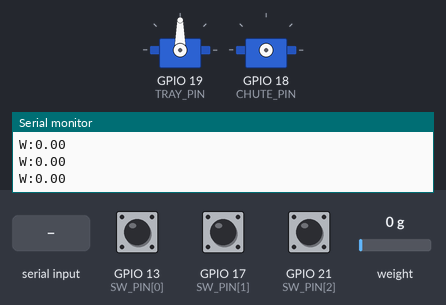
Recording of a sketch running on a simulated ESP32. Parts: 2 × servo, the last lines printed to the serial monitor. Inputs (shaded band) come from the test bench; at power-on: GPIO 13 (SW_PIN[0]) HIGH, GPIO 21 (SW_PIN[2]) HIGH, GPIO 17 (SW_PIN[1]) HIGH, weight on the scale 0 g. EEPROM starts erased.

Above: at 2.2 s.
2.3 s: "1\n" received over Serial
3.8 s: GPIO 13 (SW_PIN[0]) pulled LOW for 0.15 s
At 6.0 s:
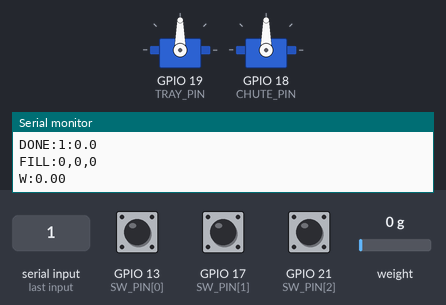
6.3 s: "3\n" received over Serial
At 7.5 s:
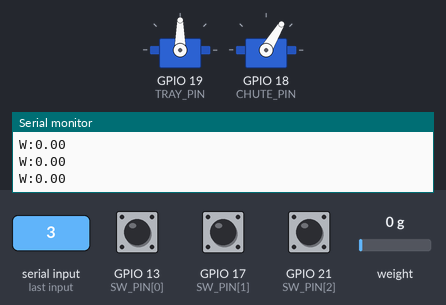
9.4 s: GPIO 21 (SW_PIN[2]) pulled LOW for 1 s
At 10.2 s:
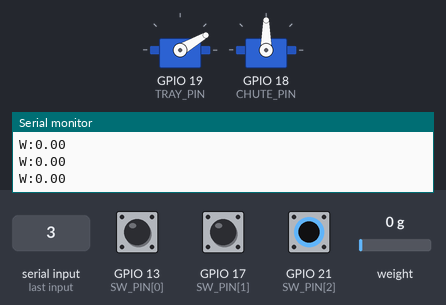
Timing chart, 0 to 12.4 s (numbered marks = the images above; inputs shaded):
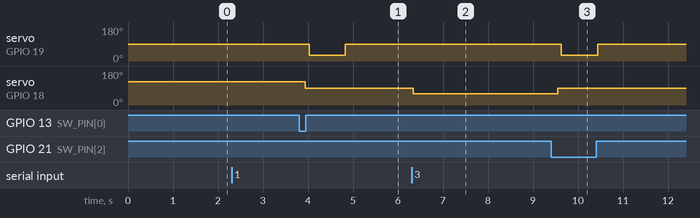

Measured:
- after the input at 3.8 s, servo on GPIO 19 (TRAY_PIN): 90° → 30° after 0.22 s, → 90° 0.81 s later; servo on GPIO 18 (CHUTE_PIN): 122° → 90° after 0.14 s
- after the input at 6.3 s, servo on GPIO 18 (CHUTE_PIN): 90° → 59° at once
- after the input at 9.4 s, servo on GPIO 19 (TRAY_PIN): 90° → 30° after 0.23 s, → 90° 0.81 s later; servo on GPIO 18 (CHUTE_PIN): 59° → 90° after 0.15 s instead of 5.0 s

The sketch:

ecoreward_bin_perfboard.ino
```cpp
// ECOReward Bin — ESP32 firmware for app.py
// CHUTE: 360° continuous servo + 3 limit switches (one per bin)
// TRAY : 180° servo that swings the board away so the wall drops the item
//
// HOW THE CHUTE MOVES
//   The chute stays still until app.py sends 1, 2 or 3 (after the scan).
//   It then spins toward that bin and stops ONLY on that bin's switch.
//   Other switches it passes on the way are ignored.
//   No spinning at power-up: the first sort finds its way by turning forward.
//
// app.py -> ESP32:  P ping · T tare · 1/2/3 sort into Biodegradable / Recyclable / Residual
// ESP32 -> app.py:  READY · PONG · W:<g> every 200 ms · OK:<n> · DONE:<n>:<g> · JAM:<n> · FILL:<b>,<r>,<s> · ERR:<text>
//
// SETUP COMMANDS (Arduino Serial Monitor, 115200, "New Line"; replies start with "#", app.py ignores them)
//   QUIET           hide/show the W: weight lines (easier to read the # progress lines)
//   LOG             turn the # progress lines off/on
//   INFO            show all settings          SW     show the 3 limit switches
//   STATUS          one line: chute, tray, switches, weight
//   TEST1 TEST2 TEST3  full sort test without app.py (chute -> tray drops -> back)
//   SPIN+  SPIN-    spin the chute (test)      SPIN0  stop it
//   GO1 GO2 GO3     move the chute to a bin only (no tray)
//   FLIP            reverse the chute's "forward" direction
//   SET STOP 1500   chute stop pulse (µs) – raise/lower until the chute stands still at SPIN0
//   SET SPEED 120   chute speed (µs away from STOP; smaller = slower)
//   SET CREEP 0     ms to keep turning after the switch clicks (centres the opening)
//   Y30             move the tray to 30° (test)
//   SET FLAT 90     tray closed angle          SET OPEN 30   tray swung-away angle
//   K100            calibrate the scale with a known 100 g item (zero first with T)
//   SAVE / RESET    keep settings in the ESP32 / back to defaults
//
// WIRING
//   Chute 360° servo signal -> G18 (J2)      Tray servo signal -> G19 (J3)      (power from the perfboard)
//   Limit switches (end switches): black C -> G, white NO -> S pin of  Bio = P13 · Rec = P17 (TX2) · Res = P21   (NC unused)
//   HX711: VCC 3V3, GND G, DT P16, SCK P4
//   HC-SR04 fill sensors: NOT CONNECTED for now (HAS_FILL_SENSORS = false, the kiosk gets FILL:0,0,0)
//                         later: TRIG P25/P26/P27, ECHO P32/P33/P34 through the perfboard dividers
// Libraries: "ESP32Servo", "HX711 Arduino Library" (bogde). Board: ESP32 Dev Module.

#include <stdarg.h>
#include <ESP32Servo.h>
#include <Preferences.h>
#include "HX711.h"

// ── pins ─────────────────────────────────────────────────────────────────────
const int CHUTE_PIN = 18, TRAY_PIN = 19;
const int DT_PIN = 16, SCK_PIN = 4;
const int SW_PIN[3] = {13, 17, 21};          // Bio, Rec, Res

// ── fill sensors: OFF until HC-SR04P / RCWL-1601 are installed ──────────────
const bool HAS_FILL_SENSORS = false;
const int  TRIG_PIN[3] = {25, 26, 27};
const int  ECHO_PIN[3] = {32, 33, 34};
const float BIN_EMPTY_CM = 30.0, BIN_FULL_CM = 5.0;

// ── settings (changed with SET / K, kept with SAVE) ──────────────────────────
struct Settings {
  float factor  = 2280.0;
  int   stopUs  = 1500;    // 360° servo stop pulse
  int   speedUs = 350;     // how far from stop = speed (1850 µs = fast, as in the switch test). Overshoots? SET SPEED 250
  int   dir     = 1;       // 1 or -1 (FLIP)
  int   creepMs = 0;
  int   flat    = 90;      // tray closed
  int   open    = 30;      // tray swung away
} cfg;

// ── timing ───────────────────────────────────────────────────────────────────
const unsigned long WEIGHT_EVERY_MS   = 200;
const unsigned long CHUTE_TIMEOUT_MS  = 8000;  // target switch must click within 8 s (a full turn at worst)
const unsigned long TRAY_MOVE_MS      = 600;   // tray travel time
const unsigned long IGNORE_AFTER_OPEN = 400;   // scale is shaky right after the swing
const unsigned long EMPTY_STEADY_MS   = 300;   // must read empty this long
const unsigned long DROP_TIMEOUT_MS   = 4000;  // per try (one retry before JAM)
const float         EMPTY_BELOW_G     = 2.0;

HX711 scale;
Servo chute, tray;
Preferences prefs;
bool scaleOk = false, quiet = false, logOn = true;
float grams = 0;
int fill[3] = {0, 0, 0};
const char* BIN[3] = {"Bio", "Rec", "Res"};
bool lastSw[3] = {false, false, false};

int current = -1;          // bin the chute is at (0..2), -1 = unknown

// progress lines for the Serial Monitor; app.py ignores lines that start with "#"
void note(const char* fmt, ...) {
  if (!logOn) return;
  char buf[160];
  va_list ap; va_start(ap, fmt); vsnprintf(buf, sizeof(buf), fmt, ap); va_end(ap);
  Serial.print("# "); Serial.println(buf);
}

enum Step { IDLE, CHUTE_MOVING, CHUTE_CREEP, OPENING, WAIT_DROP, RETRY_CLOSE, CLOSING };
Step step = IDLE;
int target = 0;            // 0..2
bool sorting = false, retried = false;
float gramsBefore = 0;
unsigned long stepStart = 0, emptySince = 0, seenSince = 0, lastWeight = 0;
String line;

void chuteArrived();

// ── settings storage ─────────────────────────────────────────────────────────
void loadSettings() {
  prefs.begin("eco360", true);
  cfg.factor  = prefs.getFloat("factor", cfg.factor);
  cfg.stopUs  = prefs.getInt("stop", cfg.stopUs);
  cfg.speedUs = prefs.getInt("speed", cfg.speedUs);
  cfg.dir     = prefs.getInt("dir", cfg.dir);
  cfg.creepMs = prefs.getInt("creep", cfg.creepMs);
  cfg.flat    = prefs.getInt("flat", cfg.flat);
  cfg.open    = prefs.getInt("open", cfg.open);
  prefs.end();
}
void saveSettings() {
  prefs.begin("eco360", false);
  prefs.putFloat("factor", cfg.factor);
  prefs.putInt("stop", cfg.stopUs);   prefs.putInt("speed", cfg.speedUs);
  prefs.putInt("dir", cfg.dir);       prefs.putInt("creep", cfg.creepMs);
  prefs.putInt("flat", cfg.flat);     prefs.putInt("open", cfg.open);
  prefs.end();
}

bool pressed(int i) { return digitalRead(SW_PIN[i]) == LOW; }
int  pressedBin()   { for (int i = 0; i < 3; i++) if (pressed(i)) return i; return -1; }

void printInfo() {
  Serial.printf("# factor=%.1f stop=%d speed=%d dir=%d creep=%d flat=%d open=%d chute_at=%d scale=%s\n",
                cfg.factor, cfg.stopUs, cfg.speedUs, cfg.dir, cfg.creepMs, cfg.flat, cfg.open,
                current + 1, scaleOk ? "ok" : "NOT FOUND");
}

// ── chute (360° servo) ───────────────────────────────────────────────────────
void chuteSpin(int d) {                       // d = +1 forward, -1 backward
  if (!chute.attached()) { chute.setPeriodHertz(50); chute.attach(CHUTE_PIN, 500, 2500); }
  chute.writeMicroseconds(cfg.stopUs + d * cfg.dir * cfg.speedUs);
}
void chuteStop() {
  if (chute.attached()) { chute.writeMicroseconds(cfg.stopUs); delay(80); chute.detach(); }   // detach = no creeping
}

int directionTo(int from, int to) {           // order forward: Bio -> Rec -> Res -> Bio
  if (from < 0) return 1;
  return ((to - from + 3) % 3 == 1) ? 1 : -1; // next bin forward, previous bin backward
}

void startChute(int bin, bool isSort) {
  target = bin; sorting = isSort; retried = false;
  if (isSort) note("SORT -> %s (bin %d), item %.1f g on the tray", BIN[bin], bin + 1, gramsBefore);
  if (pressed(bin)) { note("chute already at %s", BIN[bin]); current = bin; chuteArrived(); return; }
  int d = directionTo(current, bin);
  for (int i = 0; i < 3; i++) lastSw[i] = pressed(i);
  chuteSpin(d);
  note("chute spinning %s toward %s (signal %d us); other switches are ignored",
       d > 0 ? "forward" : "backward", BIN[bin], cfg.stopUs + d * cfg.dir * cfg.speedUs);
  step = CHUTE_MOVING; stepStart = millis(); seenSince = 0;
}

void chuteArrived() {
  chuteStop();
  current = target;
  note("chute STOPPED at %s switch (P%d) after %lu ms", BIN[target], SW_PIN[target], millis() - stepStart);
  if (!sorting) { step = IDLE; return; }
  Serial.printf("OK:%d\n", target + 1);
  tray.write(cfg.open);                        // swing the board away: the wall drops the item
  note("tray OPEN (%d deg): dropping the item", cfg.open);
  step = OPENING; stepStart = millis();
}

void checkChutePosition() {                   // at power-up: no spinning, just read where it is
  current = pressedBin();                     // -1 if it is between bins (the first sort turns forward)
}

// ── fill sensors ─────────────────────────────────────────────────────────────
void sendFill() { Serial.printf("FILL:%d,%d,%d\n", fill[0], fill[1], fill[2]); }
void readFillSensors() {
  if (!HAS_FILL_SENSORS) return;
  for (int i = 0; i < 3; i++) {
    digitalWrite(TRIG_PIN[i], HIGH); delayMicroseconds(20); digitalWrite(TRIG_PIN[i], LOW);
    long us = pulseIn(ECHO_PIN[i], HIGH, 30000);
    delay(50);
    if (us > 0) {
      float d = constrain(us * 0.0343 / 2.0, BIN_FULL_CM, BIN_EMPTY_CM);
      fill[i] = (int)map(d * 10, BIN_EMPTY_CM * 10, BIN_FULL_CM * 10, 0, 100);
    }
  }
}

// ── sort state machine ───────────────────────────────────────────────────────
void runSteps() {
  unsigned long t = millis() - stepStart;
  switch (step) {
    case CHUTE_MOVING:
      for (int i = 0; i < 3; i++) {                     // show the switches it passes
        bool p = pressed(i);
        if (p && !lastSw[i] && i != target) note("passed %s switch (ignored, going to %s)", BIN[i], BIN[target]);
        lastSw[i] = p;
      }
      if (pressed(target)) {
        if (!seenSince) seenSince = millis();
        else if (millis() - seenSince >= 10) {          // debounce
          if (cfg.creepMs > 0) { step = CHUTE_CREEP; stepStart = millis(); }
          else chuteArrived();
        }
      } else seenSince = 0;
      if (step == CHUTE_MOVING && t >= CHUTE_TIMEOUT_MS) {
        chuteStop(); current = -1; step = IDLE;
        note("TIMEOUT: %s switch (P%d) never clicked in %lu s. Check its wire, or try FLIP",
             BIN[target], SW_PIN[target], CHUTE_TIMEOUT_MS / 1000);
        if (sorting) Serial.printf("JAM:%d\n", target + 1);
      }
      break;
    case CHUTE_CREEP:
      if (t >= (unsigned long)cfg.creepMs) chuteArrived();
      break;
    case OPENING:                                       // let the swing finish and the scale settle
      if (t >= IGNORE_AFTER_OPEN) { step = WAIT_DROP; stepStart = millis(); emptySince = 0; }
      break;
    case WAIT_DROP: {
      float limit = max(EMPTY_BELOW_G, 0.2f * gramsBefore);
      if (grams < limit) {
        if (!emptySince) emptySince = millis();
        else if (millis() - emptySince >= EMPTY_STEADY_MS) {
          note("item dropped (scale now %.1f g)", grams);
          tray.write(cfg.flat); step = CLOSING; stepStart = millis();
          note("tray CLOSED (%d deg)", cfg.flat);
        }
      } else emptySince = 0;
      if (step == WAIT_DROP && t >= DROP_TIMEOUT_MS) {
        if (!retried) {
          retried = true; tray.write(cfg.flat); step = RETRY_CLOSE; stepStart = millis();
          note("item still on the tray (%.1f g): closing and trying once more", grams);
        } else {
          note("item STUCK on the tray (%.1f g)", grams);
          Serial.printf("JAM:%d\n", target + 1); tray.write(cfg.flat); step = IDLE;
        }
      }
      break;
    }
    case RETRY_CLOSE:                                   // close, then swing again once
      if (t >= TRAY_MOVE_MS) { tray.write(cfg.open); step = OPENING; stepStart = millis(); note("tray OPEN again"); }
      break;
    case CLOSING:
      if (t >= TRAY_MOVE_MS) {
        note("sort DONE: %s, %.1f g", BIN[target], gramsBefore);
        Serial.printf("DONE:%d:%.1f\n", target + 1, gramsBefore);
        if (scaleOk && fabs(grams) < 10) scale.tare(5); // clear small drift
        readFillSensors();
        sendFill();
        step = IDLE;
      }
      break;
    default: break;
  }
}

// ── commands ─────────────────────────────────────────────────────────────────
void handle(String cmd) {
  cmd.trim(); cmd.toUpperCase();
  if (cmd.length() == 0) return;

  if (cmd == "P") { Serial.println("PONG"); return; }
  if (cmd == "T") { if (scaleOk) scale.tare(10); return; }
  if (cmd == "1" || cmd == "2" || cmd == "3") {
    if (step != IDLE) { Serial.println("ERR:busy"); return; }
    gramsBefore = grams;
    startChute(cmd.toInt() - 1, true);
    return;
  }

  if (step != IDLE) { Serial.println("# busy, try again"); return; }

  if (cmd == "QUIET") { quiet = !quiet; Serial.printf("# weight lines %s\n", quiet ? "OFF" : "ON"); }
  else if (cmd == "LOG") { logOn = !logOn; Serial.printf("# progress lines %s\n", logOn ? "ON" : "OFF"); }
  else if (cmd == "INFO") printInfo();
  else if (cmd == "STATUS") Serial.printf("# chute at %s | switches Bio=%s Rec=%s Res=%s | weight %.1f g | scale %s\n",
      current >= 0 ? BIN[current] : "unknown", pressed(0) ? "PRESSED" : "-", pressed(1) ? "PRESSED" : "-",
      pressed(2) ? "PRESSED" : "-", grams, scaleOk ? "ok" : "NOT FOUND");
  else if (cmd.startsWith("TEST") && cmd.length() == 5 && cmd[4] >= '1' && cmd[4] <= '3') {
    gramsBefore = grams;
    note("TEST sort (same as app.py sending %c)", cmd[4]);
    startChute(cmd[4] - '1', true);
  }
  else if (cmd == "SW") Serial.printf("# Bio=%s Rec=%s Res=%s\n", pressed(0) ? "PRESSED" : "-",
                                      pressed(1) ? "PRESSED" : "-", pressed(2) ? "PRESSED" : "-");
  else if (cmd == "SAVE") { saveSettings(); Serial.println("# saved"); printInfo(); }
  else if (cmd == "RESET") { cfg = Settings(); saveSettings(); tray.write(cfg.flat);
                             if (scaleOk) scale.set_scale(cfg.factor); Serial.println("# defaults"); printInfo(); }
  else if (cmd == "FLIP") { cfg.dir = -cfg.dir; Serial.printf("# direction flipped (dir=%d), SAVE to keep\n", cfg.dir); }
  else if (cmd == "SPIN+") { chuteSpin(1);  Serial.println("# spinning forward (SPIN0 to stop)"); }
  else if (cmd == "SPIN-") { chuteSpin(-1); Serial.println("# spinning backward (SPIN0 to stop)"); }
  else if (cmd == "SPIN0") { chuteStop(); Serial.println("# stopped"); }
  else if (cmd.startsWith("GO") && cmd.length() == 3 && cmd[2] >= '1' && cmd[2] <= '3') startChute(cmd[2] - '1', false);
  else if (cmd.startsWith("Y") && cmd.length() > 1 && isDigit(cmd[1])) {
    int v = constrain(cmd.substring(1).toInt(), 0, 180); tray.write(v); Serial.printf("# tray -> %d\n", v);
  }
  else if (cmd.startsWith("K") && cmd.length() > 1) {
    float known = cmd.substring(1).toFloat();
    if (!scaleOk || known <= 0) { Serial.println("# use K100 with a known item on the tray"); return; }
    long raw = scale.get_value(20);
    if (raw == 0) { Serial.println("# no change: is the item on the tray?"); return; }
    cfg.factor = raw / known; scale.set_scale(cfg.factor);
    Serial.printf("# factor = %.1f (SAVE to keep)\n", cfg.factor);
  }
  else if (cmd.startsWith("SET ")) {
    int sp = cmd.indexOf(' ', 4);
    String name = sp > 0 ? cmd.substring(4, sp) : "";
    int v = sp > 0 ? cmd.substring(sp + 1).toInt() : 0;
    if      (name == "FLAT")  { cfg.flat = constrain(v, 0, 180); tray.write(cfg.flat); }
    else if (name == "OPEN")  { cfg.open = constrain(v, 0, 180); tray.write(cfg.open); }
    else if (name == "STOP")  { cfg.stopUs = constrain(v, 1300, 1700); }
    else if (name == "SPEED") { cfg.speedUs = constrain(v, 20, 500); }
    else if (name == "CREEP") { cfg.creepMs = constrain(v, 0, 1000); }
    else { Serial.println("# use: SET FLAT|OPEN <angle>, SET STOP|SPEED <us>, SET CREEP <ms>"); return; }
    Serial.printf("# %s = %d (SAVE to keep)\n", name.c_str(), v);
  }
  else Serial.println("ERR:unknown command");
}

void readCommands() {
  while (Serial.available()) {
    char c = Serial.read();
    if (c == '\n' || c == '\r') { handle(line); line = ""; }
    else if (line.length() < 32) line += c;
  }
}

void setup() {
  Serial.begin(115200);
  loadSettings();
  for (int i = 0; i < 3; i++) pinMode(SW_PIN[i], INPUT_PULLUP);

  ESP32PWM::allocateTimer(0);
  ESP32PWM::allocateTimer(1);
  tray.setPeriodHertz(50);
  tray.attach(TRAY_PIN, 500, 2400);
  tray.write(cfg.flat);

  if (HAS_FILL_SENSORS)
    for (int i = 0; i < 3; i++) { pinMode(TRIG_PIN[i], OUTPUT); digitalWrite(TRIG_PIN[i], LOW); pinMode(ECHO_PIN[i], INPUT); }

  scale.begin(DT_PIN, SCK_PIN);
  scaleOk = scale.wait_ready_timeout(1000);
  if (scaleOk) { scale.set_scale(cfg.factor); scale.tare(10); }   // tray must be empty at power-up

  checkChutePosition();
  readFillSensors();

  Serial.println("READY");
  if (!scaleOk) Serial.println("ERR:HX711 not found");
  sendFill();

  note("==== ECOReward bin ready ====");
  note("chute P%d (360, stop %d us, speed %d) | tray P%d (flat %d, open %d)", CHUTE_PIN, cfg.stopUs, cfg.speedUs,
       TRAY_PIN, cfg.flat, cfg.open);
  note("end switches: Bio P13=%s  Rec P17=%s  Res P21=%s", pressed(0) ? "PRESSED" : "-",
       pressed(1) ? "PRESSED" : "-", pressed(2) ? "PRESSED" : "-");
  note("chute is at: %s", current >= 0 ? BIN[current] : "between bins (first sort turns forward)");
  note("scale: %s | fill sensors: OFF (HC-SR04 not connected)", scaleOk ? "ok, zeroed" : "NOT FOUND - check DT P16, SCK P4, 3V3, G");
  note("test without app.py: TEST1 / TEST2 / TEST3.  QUIET hides the W: lines");
}

void loop() {
  readCommands();
  if (scaleOk && scale.is_ready()) grams = scale.get_units(1);
  runSteps();
  if (!quiet && millis() - lastWeight >= WEIGHT_EVERY_MS) {
    lastWeight = millis();
    Serial.printf("W:%.2f\n", grams);
  }
}
```
